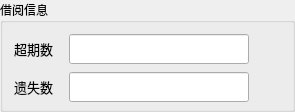
                 <widget class="QGroupBox" name="gBox_record">
                  <property name="minimumSize">
                   <size>
                    <width>295</width>
                    <height>112</height>
                   </size>
                  </property>
                  <property name="maximumSize">
                   <size>
                    <width>295</width>
                    <height>112</height>
                   </size>
                  </property>
                  <property name="font">
                   <font>
                    <family>微软雅黑</family>
                   </font>
                  </property>
                  <property name="title">
                   <string>借阅信息</string>
                  </property>
                  <layout class="QGridLayout" name="gridLayout_7">
                   <property name="leftMargin">
                    <number>11</number>
                   </property>
                   <property name="topMargin">
                    <number>10</number>
                   </property>
                   <property name="rightMargin">
                    <number>5</number>
                   </property>
                   <property name="bottomMargin">
                    <number>5</number>
                   </property>
                   <property name="horizontalSpacing">
                    <number>0</number>
                   </property>
                   <property name="verticalSpacing">
                    <number>7</number>
                   </property>
                   <item row="1" column="1">
                    <widget class="QLineEdit" name="lineEdit_loss">
                     <property name="minimumSize">
                      <size>
                       <width>180</width>
                       <height>30</height>
                      </size>
                     </property>
                     <property name="maximumSize">
                      <size>
                       <width>180</width>
                       <height>30</height>
                      </size>
                     </property>
                     <property name="font">
                      <font>
                       <family>微软雅黑</family>
                       <pointsize>10</pointsize>
                       <bold>false</bold>
                      </font>
                     </property>
                     <property name="text">
                      <string/>
                     </property>
                     <property name="readOnly">
                      <bool>true</bool>
                     </property>
                    </widget>
                   </item>
                   <item row="0" column="0">
                    <widget class="QLabel" name="label_19">
                     <property name="minimumSize">
                      <size>
                       <width>55</width>
                       <height>30</height>
                      </size>
                     </property>
                     <property name="maximumSize">
                      <size>
                       <width>55</width>
                       <height>30</height>
                      </size>
                     </property>
                     <property name="font">
                      <font>
                       <family>微软雅黑</family>
                       <pointsize>10</pointsize>
                       <bold>false</bold>
                      </font>
                     </property>
                     <property name="text">
                      <string>超期数</string>
                     </property>
                    </widget>
                   </item>
                   <item row="0" column="2">
                    <spacer name="horizontalSpacer_30">
                     <property name="orientation">
                      <enum>Qt::Horizontal</enum>
                     </property>
                     <property name="sizeHint" stdset="0">
                      <size>
                       <width>40</width>
                       <height>20</height>
                      </size>
                     </property>
                    </spacer>
                   </item>
                   <item row="1" column="0">
                    <widget class="QLabel" name="label_21">
                     <property name="minimumSize">
                      <size>
                       <width>55</width>
                       <height>30</height>
                      </size>
                     </property>
                     <property name="maximumSize">
                      <size>
                       <width>55</width>
                       <height>30</height>
                      </size>
                     </property>
                     <property name="font">
                      <font>
                       <family>微软雅黑</family>
                       <pointsize>10</pointsize>
                       <bold>false</bold>
                      </font>
                     </property>
                     <property name="text">
                      <string>遗失数</string>
                     </property>
                    </widget>
                   </item>
                   <item row="1" column="2">
                    <spacer name="horizontalSpacer_31">
                     <property name="orientation">
                      <enum>Qt::Horizontal</enum>
                     </property>
                     <property name="sizeHint" stdset="0">
                      <size>
                       <width>40</width>
                       <height>20</height>
                      </size>
                     </property>
                    </spacer>
                   </item>
                   <item row="0" column="1">
                    <widget class="QLineEdit" name="lineEdit_overdue">
                     <property name="minimumSize">
                      <size>
                       <width>180</width>
                       <height>30</height>
                      </size>
                     </property>
                     <property name="maximumSize">
                      <size>
                       <width>180</width>
                       <height>30</height>
                      </size>
                     </property>
                     <property name="font">
                      <font>
                       <family>微软雅黑</family>
                       <pointsize>10</pointsize>
                       <bold>false</bold>
                      </font>
                     </property>
                     <property name="text">
                      <string/>
                     </property>
                     <property name="readOnly">
                      <bool>true</bool>
                     </property>
                    </widget>
                   </item>
                  </layout>
                 </widget>
